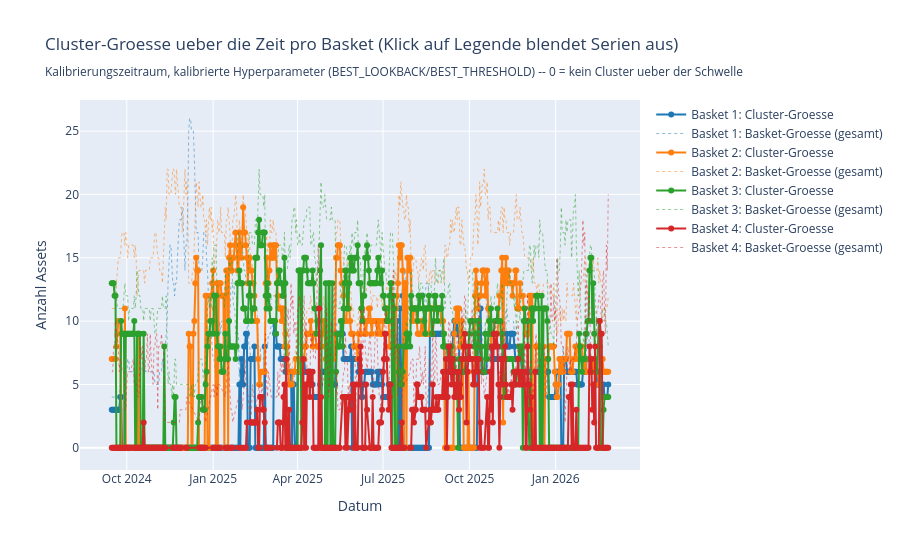

The code cell stored with this chart in its notebook:
### Code cell
# --- Cluster-Groesse ueber die Zeit: Plot (Plotly, Legende anklickbar) ---
# Durchgezogen: Cluster-Groesse (0 = kein signifikanter Cluster an dem Tag).
# Gepunktet, halbtransparent: Basket-Gesamtgroesse zum Vergleich (wie viele
# Assets waeren maximal moeglich gewesen).
_BASKET_COLORS = ["#1f77b4", "#ff7f0e", "#2ca02c", "#d62728"]

fig = go.Figure()
for i, label in enumerate(basket_labels):
    records = cluster_size_by_basket[label]
    if not records:
        continue
    color = _BASKET_COLORS[i % len(_BASKET_COLORS)]
    dates = [r[0] for r in records]
    sizes = [r[1] for r in records]
    totals = [r[2] for r in records]

    fig.add_trace(go.Scatter(
        x=dates, y=sizes, mode="lines+markers", name=f"{label}: Cluster-Groesse",
        line={"color": color},
    ))
    fig.add_trace(go.Scatter(
        x=dates, y=totals, mode="lines", name=f"{label}: Basket-Groesse (gesamt)",
        line={"color": color, "dash": "dot", "width": 1}, opacity=0.5,
    ))

fig.update_layout(
    title=(
        "Cluster-Groesse ueber die Zeit pro Basket (Klick auf Legende blendet Serien aus)<br>"
        "<sub>Kalibrierungszeitraum, kalibrierte Hyperparameter (BEST_LOOKBACK/BEST_THRESHOLD) -- 0 = kein Cluster ueber der Schwelle</sub>"
    ),
    xaxis_title="Datum",
    yaxis_title="Anzahl Assets",
    height=550,
)
fig.show()

### Figure 1 — Plotly figure (JSON) as saved in the notebook; plotly's stock layout.template omitted (floating-point values rounded to 4 significant figures; data arrays with more than 128 entries replaced by an {"elided": "..."} marker saying what was removed)
{"data": [{"line": {"color": "#1f77b4"}, "mode": "lines+markers", "name": "Basket 1: Cluster-Groesse", "type": "scatter", "x": {"elided": "530 str values"}, "y": {"elided": "530 int values"}}, {"line": {"color": "#1f77b4", "dash": "dot", "width": 1}, "mode": "lines", "name": "Basket 1: Basket-Groesse (gesamt)", "opacity": 0.5, "type": "scatter", "x": {"elided": "530 str values"}, "y": {"elided": "530 int values"}}, {"line": {"color": "#ff7f0e"}, "mode": "lines+markers", "name": "Basket 2: Cluster-Groesse", "type": "scatter", "x": {"elided": "530 str values"}, "y": {"elided": "530 int values"}}, {"line": {"color": "#ff7f0e", "dash": "dot", "width": 1}, "mode": "lines", "name": "Basket 2: Basket-Groesse (gesamt)", "opacity": 0.5, "type": "scatter", "x": {"elided": "530 str values"}, "y": {"elided": "530 int values"}}, {"line": {"color": "#2ca02c"}, "mode": "lines+markers", "name": "Basket 3: Cluster-Groesse", "type": "scatter", "x": {"elided": "520 str values"}, "y": {"elided": "520 int values"}}, {"line": {"color": "#2ca02c", "dash": "dot", "width": 1}, "mode": "lines", "name": "Basket 3: Basket-Groesse (gesamt)", "opacity": 0.5, "type": "scatter", "x": {"elided": "520 str values"}, "y": {"elided": "520 int values"}}, {"line": {"color": "#d62728"}, "mode": "lines+markers", "name": "Basket 4: Cluster-Groesse", "type": "scatter", "x": {"elided": "448 str values"}, "y": {"elided": "448 int values"}}, {"line": {"color": "#d62728", "dash": "dot", "width": 1}, "mode": "lines", "name": "Basket 4: Basket-Groesse (gesamt)", "opacity": 0.5, "type": "scatter", "x": {"elided": "448 str values"}, "y": {"elided": "448 int values"}}], "layout": {"height": 550, "title": {"text": "Cluster-Groesse ueber die Zeit pro Basket (Klick auf Legende blendet Serien aus)<br><sub>Kalibrierungszeitraum, kalibrierte Hyperparameter (BEST_LOOKBACK/BEST_THRESHOLD) -- 0 = kein Cluster ueber der Schwelle</sub>"}, "xaxis": {"title": {"text": "Datum"}}, "yaxis": {"title": {"text": "Anzahl Assets"}}}}
